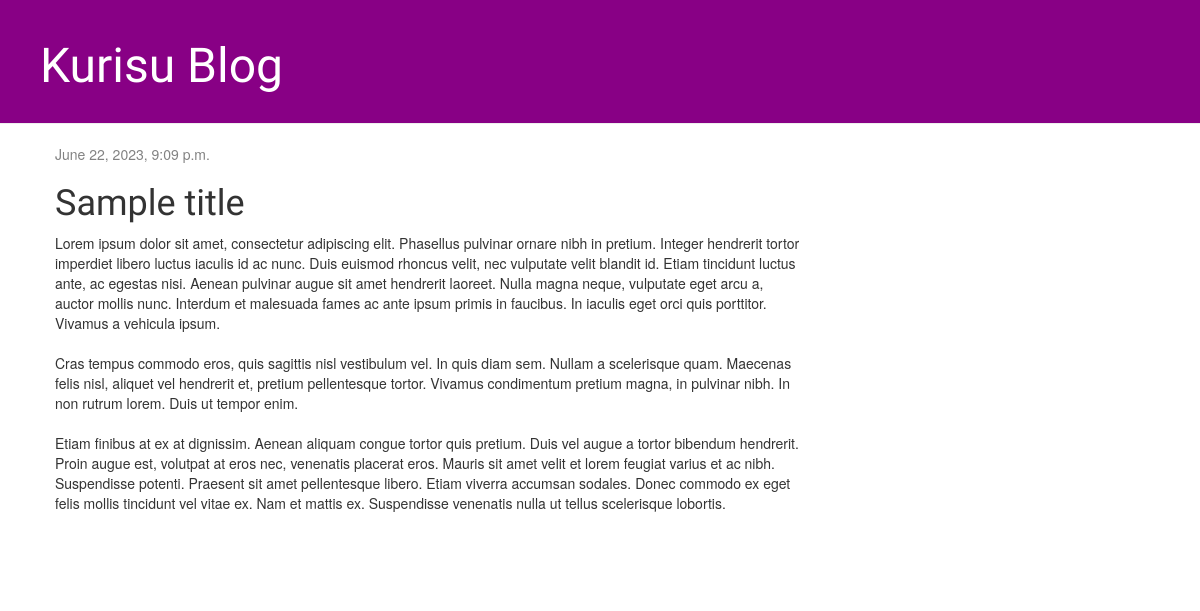
The page /post/8/ on the database its author committed.
### blog/models.py (models this page shows, shortened)
class Post(models.Model):
    author = models.ForeignKey(settings.AUTH_USER_MODEL, on_delete=models.CASCADE)
    title = models.CharField(max_length=200)
    text = models.TextField()
    created_date = models.DateTimeField(default=timezone.now)
    published_date = models.DateTimeField(blank=True, null=True)

### blog/views.py (the view)
# urls.py: path('post/<int:pk>/', views.post_detail, name='post_detail'),
def post_detail(request, pk):
    post = get_object_or_404(Post, pk=pk)
    return render(request, 'blog/post_detail.html', {'post': post})

### blog/templates/blog/post_detail.html (shortened to what this page needs)
{% extends 'blog/index.html' %}
{% block content %}
<div class="post">
    {% if post.published_date %}
    <div class="date">
        {{ post.published_date }}
    </div>
{% endif %}
    <h1>{{ post.title }}</h1>
    <p>{{ post.text|linebreaksbr }}</p>
</div>
{% endblock %}

### blog/static/css/blog.css (style rules this page uses)
h1, h2, h3, h4 { font-family: 'Lobster', cursive; }
.date { color: #828282; }
.post { margin-bottom: 70px; }

### rows shown on the page
Post: published_date "June 22, 2023, 9:09 p.m.", title "Sample title", text "Lorem ipsum dolor sit amet, consectetur adipiscing elit. Phasellus pulvinar ornare nibh in pretium. Integer hendrerit tortor imperdiet libero luctus iaculis id ac nunc. Duis euismod rhoncus velit, nec vulputate velit blandit id. Etiam tincidunt luctus ante, ac egestas nisi. Aenean pulvinar augue sit amet hendrerit laoreet. Nulla magna neque, vulputate eget arcu a, auctor mollis nunc. Interdum et malesuada fames ac ante ipsum primis in faucibus. In iaculis eget orci quis porttitor. Vivamus a vehicula ipsum. Cras tempus commodo eros, quis sagittis nisl vestibulum vel. In quis diam sem. Nullam a scelerisque quam. Maecenas felis nisl, aliquet vel hendrerit et, pretium pellentesque tortor.…"
